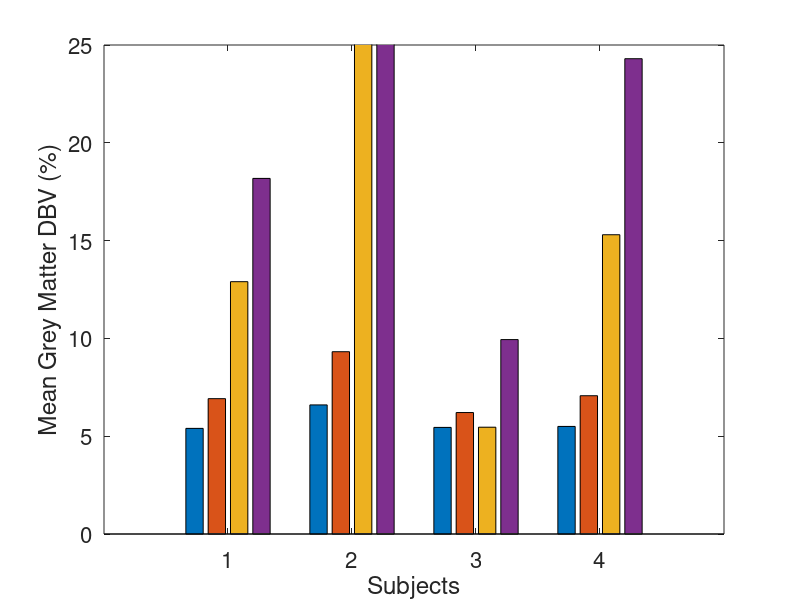

Source code (MATLAB):
% Bar Charts

clear;

%         T2native T2w     T2fit     
overlap = [22.690, 35.030, 39.688; ...
           30.951, 39.225, 40.989; ...
           52.201, 54.085, 45.044; ...
           54.418, 63.095, 42.388  ];
       
%      T2native  T2w      T2fit     
rms = [ 3.21260, 4.34243, 4.27566; ...
        5.85888, 5.29036, 4.03662; ...
        2.07075, 3.71644, 2.05237; ...
        2.65591, 2.65978, 2.75005  ]; 

%       FLAIR  1pVB  fit ECF T2w ECF  4pVB   4pECF
DBV = [ 5.40,  6.92, 12.90,  18.18,   5.30,  6.30; ...
        6.60,  9.32, 29.80,  45.00,   8.20,  8.70; ...
        5.45,  6.21,  5.46,   9.94,   4.52,  4.19; ...
        5.50,  7.07, 15.30,  24.30,   3.87,  4.20 ];
    

%       FLAIR  1pVB  fit ECF T2w ECF  4pVB   4pECF
R2P = [ 2.57,  4.30,  2.34,   1.99,   2.52,  2.59; ...
        2.61,  6.03,  1.98,   0.97,   2.09,  2.08; ...
        2.29,  3.47,  2.66,   2.56,   2.61,  2.48; ...
        3.31,  4.69,  2.19,   1.59,   2.11,  2.20 ];
    
%       FLAIR  1pVB   1pECF  4pVB   4pECF
OEF = [ 24.8,  31.2,  13.6,  29.4,  23.7; ...
        21.3,  34.6,  10.3,  17.3,  17.9; ...
        23.7,  24.4,  23.3,  23.6,  23.6; ...
        28.2,  32.0,  13.1,  26.2,  25.7 ];
    
% plot
figure('WindowStyle','Docked');
% yyaxis right;
hold on; box on;
bar(DBV(:,1:4));
xlabel('Subjects');
xticks([1 2 3 4]);
set(gca,'FontSize',16);

% ylabel('RMS Difference to R1 (mm)');
% ylabel('Overlapping Voxels (%)');
ylabel('Mean Grey Matter DBV (%)');
% ylabel('Mean Grey Matter OEF');
% ylabel('Mean Grey Matter R_2''');

ylim([0 25]);

% legend('Native R2-segmentation','Up-sampled R2-segmentation','R2 bixeponential fit','Location','NorthEast');
% legend('FLAIR','No FLAIR','No FLAIR ECF Corrected','No FLAIR Multi-TE','No FLAIR Multi-TE ECF');
% legend('FLAIR (ECF Nulled)','V^E^C^F Unconstrained','V^E^C^F Biexponential Fit','V^E^C^F R_2 Segmentation');
